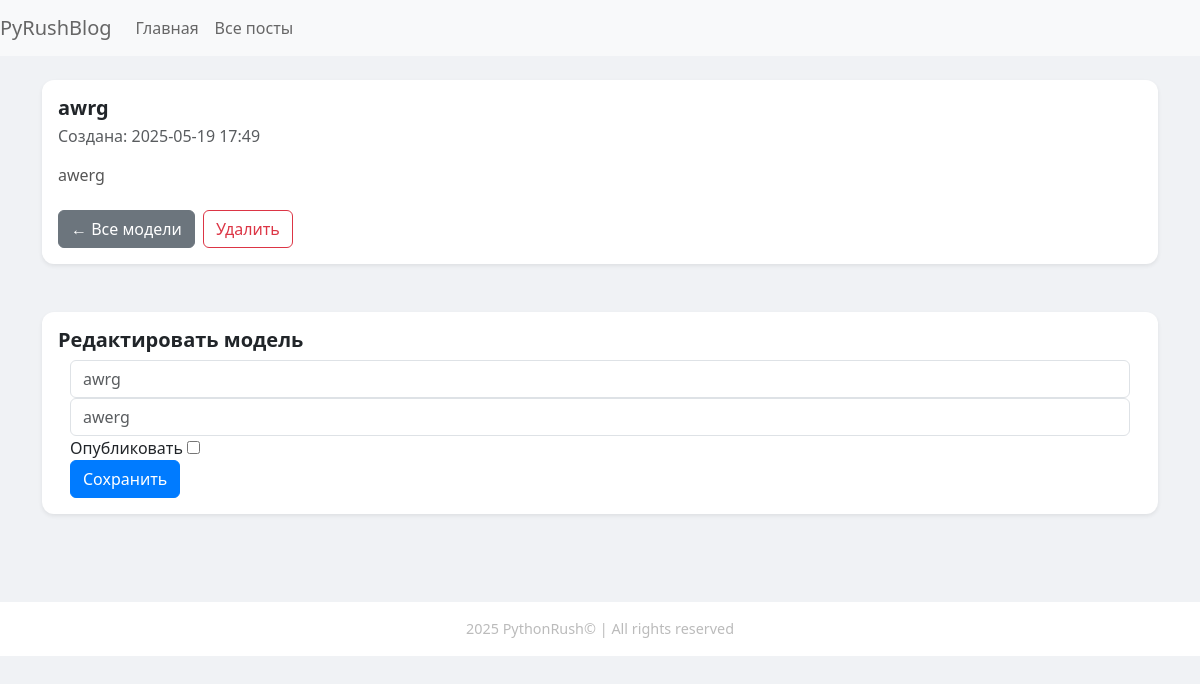
/posts/3/, run on the app's committed database.
### blog/models.py (models this page shows, shortened)
class Post(models.Model):
    title = models.CharField(max_length=200)
    content = models.TextField(blank=True)
    created_at = models.DateTimeField(auto_now_add=True)
    updated_at = models.DateTimeField(auto_now=True)
    is_published = models.BooleanField(default=False)
    objects = models.Manager()

### blog/views.py (the view)
# urls.py: path("posts/<int:id>/", views.post_detail, name="post_detail"),
def post_detail(request: HttpRequest, id: int) -> HttpResponse:
    post = Post.objects.get(id=id)
    context = {'post': post}
    return render(request, 'blog/post_detail.html', context)

### blog/templates/blog/post_detail.html
{% extends 'blog/base.html' %}
{% block content %}
<main class="container py-4">
    <div class="card shadow-sm mb-5">
        <div class="card-body">
            <h1 class="card-title">{{ post.title }}</h1>
            <p class="card-subtitle mb-2 text-muted">
                Создана: {{ post.created_at|date:"Y-m-d H:i" }}
            </p>
            <p class="card-text mt-3">
                {{ post.content }}
            </p>
            <div class="mt-4 d-flex gap-2">
                <a href="{% url 'blog:post_list' %}" class="btn btn-secondary">
                    ← Все модели
                </a>
                <button onclick="window.location.href='{% url 'blog:delete_post' post.id %}'"
                        class="btn btn-outline-danger" type="submit">Удалить
                </button>
            </div>
        </div>
    </div>
    <div class="card shadow-sm">
        <div class="card-body">
            <h3 class="card-title">Редактировать модель</h3>
            {% include 'blog/edit_post_form.html' %}
        </div>
    </div>
</main>
{% endblock %}

### blog/templates/blog/edit_post_form.html (shortened to what this page needs)
<div class="container">
    <form method="post" class="form"
          action="{% url 'blog:update_post' post.id %}">
        <input type="text" class="form-control" name="title"
               placeholder="{{ post.title|default:'Заголовок' }}">
        <input type="text" class="form-control" name="content"
               placeholder="{{ post.content|default:'Содержание'}}">
        <label for="is_published">Опубликовать</label>
        <input type="checkbox" id="is_published"  name="is_published">
        <br>
        <button type="submit" class="btn btn-primary">Сохранить</button>
    </form>
</div>

### static/css/style.css (style rules this page uses)
body { background-color: #f0f2f5; font-family: "Segoe UI", Tahoma, Geneva, Verdana, sans-serif; }
.card { border: none; border-radius: 0.75rem; background-color: #ffffff; }
.card-title { font-size: 1.25rem; font-weight: 600; }
.card-text { color: #555; line-height: 1.4; }
.btn-primary { background-color: #007bff; border-color: #007bff; }
.btn-outline-danger { border-radius: 0.375rem; }
h1, h3 { color: #333; }
.btn-outline-danger { color: #dc3545; border-color: #dc3545; }
.btn-secondary { background-color: #6c757d; border-color: #6c757d; color: #fff; }

### data on the page
Post: title "awrg", created_at "2025-05-19 17:49", content "awerg"
